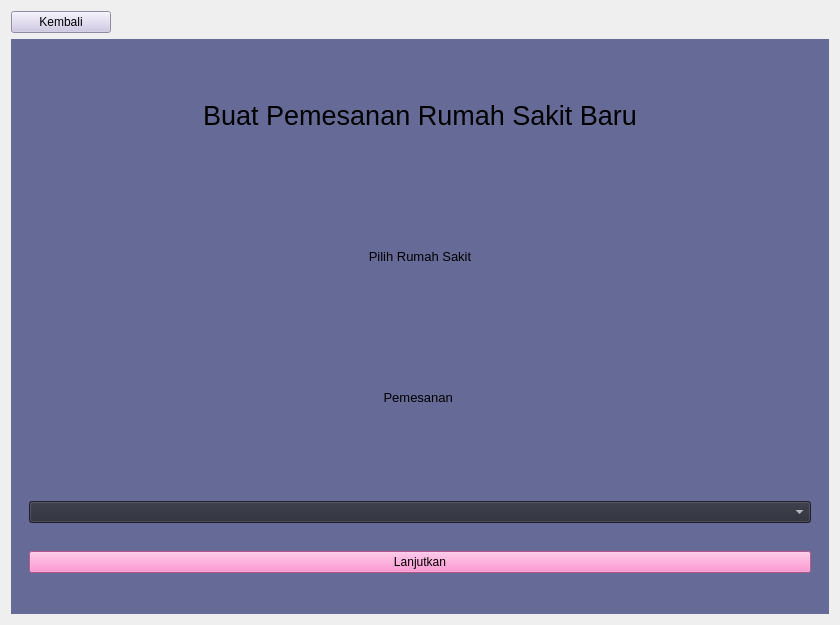
     <widget class="QWidget" name="page_2">
      <layout class="QGridLayout" name="gridLayout_4">
       <item row="0" column="0">
        <layout class="QVBoxLayout" name="verticalLayout_3">
         <item>
          <widget class="QPushButton" name="btn_back1">
           <property name="minimumSize">
            <size>
             <width>100</width>
             <height>0</height>
            </size>
           </property>
           <property name="maximumSize">
            <size>
             <width>100</width>
             <height>16777215</height>
            </size>
           </property>
           <property name="styleSheet">
            <string notr="true">QPushButton {
	color: black;
background-color: #cbc3e3
}</string>
           </property>
           <property name="text">
            <string>Kembali</string>
           </property>
          </widget>
         </item>
         <item>
          <widget class="QWidget" name="widget_4" native="true">
           <property name="minimumSize">
            <size>
             <width>750</width>
             <height>575</height>
            </size>
           </property>
           <property name="palette">
            <palette>
             <active>
              <colorrole role="WindowText">
               <brush brushstyle="SolidPattern">
                <color alpha="255">
                 <red>255</red>
                 <green>255</green>
                 <blue>255</blue>
                </color>
               </brush>
              </colorrole>
              <colorrole role="Button">
               <brush brushstyle="SolidPattern">
                <color alpha="255">
                 <red>102</red>
                 <green>106</green>
                 <blue>150</blue>
                </color>
               </brush>
              </colorrole>
              <colorrole role="Light">
               <brush brushstyle="SolidPattern">
                <color alpha="255">
                 <red>102</red>
                 <green>106</green>
                 <blue>150</blue>
                </color>
               </brush>
              </colorrole>
              <colorrole role="Midlight">
               <brush brushstyle="SolidPattern">
                <color alpha="255">
                 <red>85</red>
                 <green>88</green>
                 <blue>125</blue>
                </color>
               </brush>
              </colorrole>
              <colorrole role="Dark">
               <brush brushstyle="SolidPattern">
                <color alpha="255">
                 <red>34</red>
                 <green>35</green>
                 <blue>50</blue>
                </color>
               </brush>
              </colorrole>
              <colorrole role="Mid">
               <brush brushstyle="SolidPattern">
                <color alpha="255">
                 <red>45</red>
                 <green>47</green>
                 <blue>66</blue>
                </color>
               </brush>
              </colorrole>
              <colorrole role="Text">
               <brush brushstyle="SolidPattern">
                <color alpha="255">
                 <red>255</red>
                 <green>255</green>
                 <blue>255</blue>
                </color>
               </brush>
              </colorrole>
              <colorrole role="BrightText">
               <brush brushstyle="SolidPattern">
                <color alpha="255">
                 <red>255</red>
                 <green>255</green>
                 <blue>255</blue>
                </color>
               </brush>
              </colorrole>
              <colorrole role="ButtonText">
               <brush brushstyle="SolidPattern">
                <color alpha="255">
                 <red>255</red>
                 <green>255</green>
                 <blue>255</blue>
                </color>
               </brush>
              </colorrole>
              <colorrole role="Base">
               <brush brushstyle="SolidPattern">
                <color alpha="255">
                 <red>102</red>
                 <green>106</green>
                 <blue>150</blue>
                </color>
               </brush>
              </colorrole>
              <colorrole role="Window">
               <brush brushstyle="SolidPattern">
                <color alpha="255">
                 <red>102</red>
                 <green>106</green>
                 <blue>150</blue>
                </color>
               </brush>
              </colorrole>
              <colorrole role="Shadow">
               <brush brushstyle="SolidPattern">
                <color alpha="255">
                 <red>0</red>
                 <green>0</green>
                 <blue>0</blue>
                </color>
               </brush>
              </colorrole>
              <colorrole role="AlternateBase">
               <brush brushstyle="SolidPattern">
                <color alpha="255">
                 <red>34</red>
                 <green>35</green>
                 <blue>50</blue>
                </color>
               </brush>
              </colorrole>
              <colorrole role="ToolTipBase">
               <brush brushstyle="SolidPattern">
                <color alpha="255">
                 <red>255</red>
                 <green>255</green>
                 <blue>220</blue>
                </color>
               </brush>
              </colorrole>
              <colorrole role="ToolTipText">
               <brush brushstyle="SolidPattern">
                <color alpha="255">
                 <red>0</red>
                 <green>0</green>
                 <blue>0</blue>
                </color>
               </brush>
              </colorrole>
             </active>
             <inactive>
              <colorrole role="WindowText">
               <brush brushstyle="SolidPattern">
                <color alpha="255">
                 <red>255</red>
                 <green>255</green>
                 <blue>255</blue>
                </color>
               </brush>
              </colorrole>
              <colorrole role="Button">
               <brush brushstyle="SolidPattern">
                <color alpha="255">
                 <red>102</red>
                 <green>106</green>
                 <blue>150</blue>
                </color>
               </brush>
              </colorrole>
              <colorrole role="Light">
               <brush brushstyle="SolidPattern">
                <color alpha="255">
                 <red>102</red>
                 <green>106</green>
                 <blue>150</blue>
                </color>
               </brush>
              </colorrole>
              <colorrole role="Midlight">
               <brush brushstyle="SolidPattern">
                <color alpha="255">
                 <red>85</red>
                 <green>88</green>
                 <blue>125</blue>
                </color>
               </brush>
              </colorrole>
              <colorrole role="Dark">
               <brush brushstyle="SolidPattern">
                <color alpha="255">
                 <red>34</red>
                 <green>35</green>
                 <blue>50</blue>
                </color>
               </brush>
              </colorrole>
              <colorrole role="Mid">
               <brush brushstyle="SolidPattern">
                <color alpha="255">
                 <red>45</red>
                 <green>47</green>
                 <blue>66</blue>
                </color>
               </brush>
              </colorrole>
              <colorrole role="Text">
               <brush brushstyle="SolidPattern">
                <color alpha="255">
                 <red>255</red>
                 <green>255</green>
                 <blue>255</blue>
                </color>
               </brush>
              </colorrole>
              <colorrole role="BrightText">
               <brush brushstyle="SolidPattern">
                <color alpha="255">
                 <red>255</red>
                 <green>255</green>
                 <blue>255</blue>
                </color>
               </brush>
              </colorrole>
              <colorrole role="ButtonText">
               <brush brushstyle="SolidPattern">
                <color alpha="255">
                 <red>255</red>
                 <green>255</green>
                 <blue>255</blue>
                </color>
               </brush>
              </colorrole>
              <colorrole role="Base">
               <brush brushstyle="SolidPattern">
                <color alpha="255">
                 <red>102</red>
                 <green>106</green>
                 <blue>150</blue>
                </color>
               </brush>
              </colorrole>
              <colorrole role="Window">
               <brush brushstyle="SolidPattern">
                <color alpha="255">
                 <red>102</red>
                 <green>106</green>
                 <blue>150</blue>
                </color>
               </brush>
              </colorrole>
              <colorrole role="Shadow">
               <brush brushstyle="SolidPattern">
                <color alpha="255">
                 <red>0</red>
                 <green>0</green>
                 <blue>0</blue>
                </color>
               </brush>
              </colorrole>
              <colorrole role="AlternateBase">
               <brush brushstyle="SolidPattern">
                <color alpha="255">
                 <red>34</red>
                 <green>35</green>
                 <blue>50</blue>
                </color>
               </brush>
              </colorrole>
              <colorrole role="ToolTipBase">
               <brush brushstyle="SolidPattern">
                <color alpha="255">
                 <red>255</red>
                 <green>255</green>
                 <blue>220</blue>
                </color>
               </brush>
              </colorrole>
              <colorrole role="ToolTipText">
               <brush brushstyle="SolidPattern">
                <color alpha="255">
                 <red>0</red>
                 <green>0</green>
                 <blue>0</blue>
                </color>
               </brush>
              </colorrole>
             </inactive>
             <disabled>
              <colorrole role="WindowText">
               <brush brushstyle="SolidPattern">
                <color alpha="255">
                 <red>34</red>
                 <green>35</green>
                 <blue>50</blue>
                </color>
               </brush>
              </colorrole>
              <colorrole role="Button">
               <brush brushstyle="SolidPattern">
                <color alpha="255">
                 <red>102</red>
                 <green>106</green>
                 <blue>150</blue>
                </color>
               </brush>
              </colorrole>
              <colorrole role="Light">
               <brush brushstyle="SolidPattern">
                <color alpha="255">
                 <red>102</red>
                 <green>106</green>
                 <blue>150</blue>
                </color>
               </brush>
              </colorrole>
              <colorrole role="Midlight">
               <brush brushstyle="SolidPattern">
                <color alpha="255">
                 <red>85</red>
                 <green>88</green>
                 <blue>125</blue>
                </color>
               </brush>
              </colorrole>
              <colorrole role="Dark">
               <brush brushstyle="SolidPattern">
                <color alpha="255">
                 <red>34</red>
                 <green>35</green>
                 <blue>50</blue>
                </color>
               </brush>
              </colorrole>
              <colorrole role="Mid">
               <brush brushstyle="SolidPattern">
                <color alpha="255">
                 <red>45</red>
                 <green>47</green>
                 <blue>66</blue>
                </color>
               </brush>
              </colorrole>
              <colorrole role="Text">
               <brush brushstyle="SolidPattern">
                <color alpha="255">
                 <red>34</red>
                 <green>35</green>
                 <blue>50</blue>
                </color>
               </brush>
              </colorrole>
              <colorrole role="BrightText">
               <brush brushstyle="SolidPattern">
                <color alpha="255">
                 <red>255</red>
                 <green>255</green>
                 <blue>255</blue>
                </color>
               </brush>
              </colorrole>
              <colorrole role="ButtonText">
               <brush brushstyle="SolidPattern">
                <color alpha="255">
                 <red>34</red>
                 <green>35</green>
                 <blue>50</blue>
                </color>
               </brush>
              </colorrole>
              <colorrole role="Base">
               <brush brushstyle="SolidPattern">
                <color alpha="255">
                 <red>102</red>
                 <green>106</green>
                 <blue>150</blue>
                </color>
               </brush>
              </colorrole>
              <colorrole role="Window">
               <brush brushstyle="SolidPattern">
                <color alpha="255">
                 <red>102</red>
                 <green>106</green>
                 <blue>150</blue>
                </color>
               </brush>
              </colorrole>
              <colorrole role="Shadow">
               <brush brushstyle="SolidPattern">
                <color alpha="255">
                 <red>0</red>
                 <green>0</green>
                 <blue>0</blue>
                </color>
               </brush>
              </colorrole>
              <colorrole role="AlternateBase">
               <brush brushstyle="SolidPattern">
                <color alpha="255">
                 <red>68</red>
                 <green>71</green>
                 <blue>100</blue>
                </color>
               </brush>
              </colorrole>
              <colorrole role="ToolTipBase">
               <brush brushstyle="SolidPattern">
                <color alpha="255">
                 <red>255</red>
                 <green>255</green>
                 <blue>220</blue>
                </color>
               </brush>
              </colorrole>
              <colorrole role="ToolTipText">
               <brush brushstyle="SolidPattern">
                <color alpha="255">
                 <red>0</red>
                 <green>0</green>
                 <blue>0</blue>
                </color>
               </brush>
              </colorrole>
             </disabled>
            </palette>
           </property>
           <property name="styleSheet">
            <string notr="true">background-color: #666a96;</string>
           </property>
           <layout class="QGridLayout" name="gridLayout_6">
            <item row="0" column="0">
             <widget class="QLabel" name="label_1">
              <property name="minimumSize">
               <size>
                <width>800</width>
                <height>0</height>
               </size>
              </property>
              <property name="font">
               <font>
                <pointsize>20</pointsize>
               </font>
              </property>
              <property name="styleSheet">
               <string notr="true"/>
              </property>
              <property name="text">
               <string>Buat Pemesanan Rumah Sakit Baru</string>
              </property>
              <property name="alignment">
               <set>Qt::AlignCenter</set>
              </property>
             </widget>
            </item>
            <item row="1" column="0">
             <widget class="QLabel" name="label_2">
              <property name="font">
               <font>
                <pointsize>10</pointsize>
               </font>
              </property>
              <property name="text">
               <string>Pilih Rumah Sakit</string>
              </property>
              <property name="alignment">
               <set>Qt::AlignCenter</set>
              </property>
             </widget>
            </item>
            <item row="2" column="0">
             <widget class="QLabel" name="label_5">
              <property name="font">
               <font>
                <pointsize>10</pointsize>
               </font>
              </property>
              <property name="text">
               <string>Pemesanan </string>
              </property>
              <property name="alignment">
               <set>Qt::AlignCenter</set>
              </property>
             </widget>
            </item>
            <item row="3" column="0">
             <widget class="QWidget" name="widget_5" native="true">
              <layout class="QVBoxLayout" name="verticalLayout_4">
               <item>
                <widget class="QComboBox" name="rs_pick">
                 <property name="styleSheet">
                  <string notr="true">background-color: #282a36;
color: rgb(255, 255, 255)</string>
                 </property>
                </widget>
               </item>
               <item>
                <widget class="QPushButton" name="btn_rspick">
                 <property name="styleSheet">
                  <string notr="true">background-color: #ff79c6</string>
                 </property>
                 <property name="text">
                  <string>Lanjutkan</string>
                 </property>
                </widget>
               </item>
              </layout>
             </widget>
            </item>
           </layout>
          </widget>
         </item>
        </layout>
       </item>
      </layout>
     </widget>
